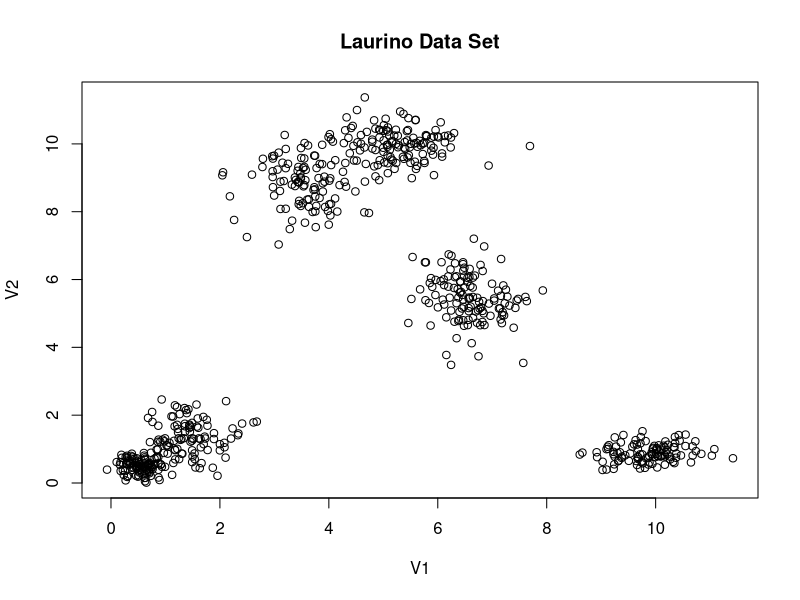

The R script that drew this image: (Note: this script raises an error after producing the figure.)
#Melissa Laurino
#Machine Learning - KMeans Project 1
#2/1/17

#-Write R code for a K-Means Clustering algorithm using Euclidean distances from scratch, 
#--which prints the total within-cluster sum of squares and 
#--displays a graph using the Elbow Method to determine an appropriate K.

#Document each step of the code to demonstrate you understand what each line of code does. 
#The code has to describe the steps in creating the model and steps in computing the 
#sum of square errors.

#For your algorithm, you may use basic statistical functions and graphing functions but 
#NOT machine learning functions such as kmeans(). 

#Feel free to experiment with alternative measurements but at least one method 
#must employ Euclidean distances.

#Set working directory:
setwd("/Users/Melissa/Documents/GradSchool/MachineLearning/KNN") 

#Instead of loading library tidyverse and doing read_csv, use built in R
#Load in provided data and label it as a data frame, there are no headers
Laurino <- read.csv("KMeansData_Laurino.csv", header = FALSE)

#Retrieve the dimension of the dataframe
dim(Laurino)
#659 rows with 2 columns; Looks correct

head(Laurino)
#Use the head command to view the data in the data frame, double check it, 
#and also supplies V1 and V2 as the column "names" when we need them for graphing.

K=4
centers=Laurino[sample.int(nrow(Laurino),K),]
#The number of centers, K, will change how the algorithm behaves
#It is taking 5 random starting points (X,Y) ordered pair and storing them in a vector/list.
#These will eventually turn into the centers.
#For now, I am guessing 5 based off of the assignment instructions, but this can be changed
#based off the the elbow method graph for finding clusters after the kMeans from scratch.

current_stop_time=10e10
#This will evaluate the maximum distance away

cluster=rep(0,nrow(Laurino))
#rep will replicate the values of x, it takes the empty cluster in the environment for now
#and assigns it a bunch of zeros that will later be replaced and saved
#with the (X,Y) coordinates for the clusters.
#You can see this if you look at the environment ->
#It takes 659 because we tell it to take the number of rows in the Laurino dataframe.

converged=F
#F will be false and will be stopped when it turns to true.
#This will be used later to stop the loop.

it=1
#To be used for iterations, will be used later for incrementing through
#the dataset. For now, it starts at 1.

stop_time=10e-5
#We will eventually have to tell the code when to stop so it does not go on forever in the loop.
#This is the minimum distance the points can stop at, a very small number.

#We have our variables that we need to complete the equation, now we need to code it:

#Creating the function manually
kmeansLaurino=function(Laurino)
{
  while(current_stop_time>=stop_time & converged==F) #Start LOOP: While the current stop time is greater than 
                  #or equal to the stop time, and converged is still False, perform the following:
  {
    it=it+1 #Make the iteration equal to itself+1 to initiate a progression
    if (current_stop_time<=stop_time) #IF instace: If the current stop time is less than or equal to the stop time,
    {converged=T} #...then converged will change to True.
    old_centers=centers #...and old centers is now equal to centers
    #Now we have to assign points to the empty clusters we created first in the code:
    for (i in 1:nrow(Laurino)) #For every row in the Laurino dataset...
    {
      min_dist=10e10 #Keeping the minimum distance the same as the current stop..
      #..and as very large number. We now have to calculate Euclidean Distance; = sqrt[(x1-Ax1)^2 + (y1-Ay1)^2]:
      for (center in 1:nrow(centers)) #For every center in the centers value:
      {
        distance_to_center=sum((centers[center,]-Laurino[i,])^2) #The distnace to the center is equal to
        #the sum of the center coordinates minus the length of the data, squared.
        if (distance_to_center<=min_dist)# If the distnace to the center is less than or equal to the minimum distnace...
        #This centroid is the closest centroid to the point
        {cluster[i]=center #...than the point will be assigned to the cluster it is computing.
          min_dist=distance_to_center}
      } #Closes calculation of Euclidean Distance
    } #Closes Euclidean Distance
    #Also inside the loop: This is needed to calculate the distance, it will continue to calculate the distance for all clusters/centers
    for (i in 1:nrow(centers)) #For every center that was predefined..
    {centers[i,]=apply(Laurino[cluster==i,],2,mean)} #..apply each cluster in the Laurino dataset
    current_stop_time=mean((old_centers-centers)^2) #The current stop time is equal to the mean of the real centers squared, creates new stop limit
  } #Closes the details of the Loop.
  return(list(Laurino=data.frame(Laurino,cluster),centers=centers)) #Return a list of the Laurino data frame as it's own list that shows the clusters and the centers of the clusters.
} #Closes kmeans() from scratch.

##########
#Graphing#
##########
#Graphing the kmeansLaurino function results that we just obtained:

plot(Laurino, main = "Laurino Data Set", pch =1, cex =1)
#Just a regular plot of the data.

library(ggplot2)
#It is okay to use ggplot because it is a graphing library
resultsgraph=kmeansLaurino(Laurino[1:2])
resultsgraph #STOP. These take a while to print in the console.
#The results that are printed in the console display the value results graph 
#as a list of 2 dataframes, Laurino and centers:
#Columns that contain X and Y values are called V1 and V2
#The center coordinates are indicated as resultsgraph$centers
#The assigned cluster for the coordinates are within V3 labeled "cluster" or Laurino$cluster
resultsgraph$centers$cluster=1:4 #There are 4 clusters
resultsgraph$Laurino$iscenter=F #Coordinates that are not the true center
resultsgraph$centers$iscenter=T #Coordinates at the center
alldata=rbind(resultsgraph$centers,resultsgraph$Laurino) #Take the sequences and combine the data
ggplot(alldata,aes(x=V1,y=V2,color=as.factor(cluster),size=iscenter,alpha=iscenter))+geom_point()+labs(title = "K Means Cluster Results From Scratch - Laurino")
#The KMeans algorithm is used to find groups in the data set that are not labeled as groups already.

#############
#Elbow Graph#
#############

#K Means Clustering minimizes the WSS (Within-Cluster Sum of Squares)
#The Elbow graphing method using WSS will show us the optimal number of clusters or K to use:
#The mean of all the distances within the cluster.
#In order for this to work you have to CLEAR envivronment and console and only run the data (Laurino) 
#at the beginning because I manually label the number of centers for K at the beginning based off the results of the elbow graph.
wss <- (nrow(Laurino)-1)*sum(apply(Laurino,2,var))
for (i in 2:10) wss[i] <- sum(kmeans(Laurino,centers=i)$withinss) #I have to work this into my code instead and get rid of kmeans()
plot(1:10, wss, type="b", xlab="Number of Clusters",
                          ylab="Sum of Squares per Group",
                          main="Optimal Number of Clusters using Elbow Method",pch=20, cex=2)
#After creating an Elbow Method graph, 4 is the correct amount of clusters.
#the amount of clusters is shown where there is a significant "kink" in the plotted values
#before it becomes relatively consistent. 
#This should be done before creating the kMeans() code from scratch.

######################################
#Comparing to R's Version of KMeans()#
######################################

Rversion = kmeans(Laurino, 4)
Rversion
#Print Rversion of the kMeans() algorithm will show you the compenents of the data (cluster, centers, etc.),
#the WSS, the cluster  means, and the cluster sizes.

Rversion_graph <- kmeans(Laurino, centers = 4)
Rversion_graph
plot(Rversion_graph$centers,main="R Version KMeans()",xlab = "X Values",ylab = "Y Values")
#Use the centers component that was printed in the console from R's kMeans()
#Next, we want to see the clusters and the center points:
plot(Laurino, col =(Rversion_graph$cluster),
     main="R Version kMeans() - Laurino", pch=1, cex=1,
     xlab = "X Values",
     ylab = "Y Values")
points(Rversion_graph$centers, pch=18, cex=2)
#?pch #Choose shape of points (pch=#), ?cex is the size




######################################################
#DOES NOT WORK v

list(Laurino=data.frame(Laurino,cluster),centers=centers)
#centers
#       V1        V2
#570 10.330187 1.0597688
#616  6.251203 6.7017062
#281  9.670456 0.7719141
#548  6.200259 6.7423938
#277  9.342927 0.9066844
#452  1.729853 1.3116634
results <- list(Laurino=data.frame(Laurino,cluster),centers=centers)
results
results_data <-results$Laurino
results_centroid <-results$centers

